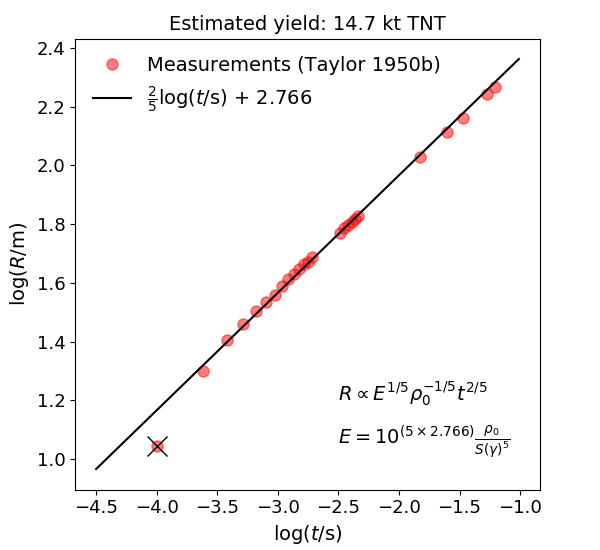

Reproduce this figure in Python.
import numpy as np
import matplotlib.pyplot as plt

# Taylor (1950) measurements (Table 1)
t = 1e-3 * np.array([0.10,0.24,0.38,0.52,0.66,0.80,0.94,1.08,1.22,1.36,1.50,\
				1.65,1.79,1.93,3.26,3.53,3.80,4.07,4.34,4.61,15,25,34,53,62]) # ms -> s

r = np.array([11.1,19.9,25.4,28.8,31.9,34.2,36.3,38.9,41.0,42.8,44.4,46.0,46.9,\
				48.7,59.0,61.1,62.9,64.3,65.6,67.3,106.5,130,145,175,185]) # m

xx = np.log10(t)
yy = np.log10(r)

# Plot the measurements
plt.figure(1, figsize=(6, 5.5))
plt.clf()
plt.plot(xx, yy, 'ro', alpha=0.5, ms=8, label='Measurements (Taylor 1950b)')

# Fix gradient at 2/5 and fit intercept
intercept = np.mean(yy[1:]) - 0.4*np.mean(xx[1:]) # ignore first point

# Plot the predicted linear relationship
xspan = np.arange(-4.5, -1, 0.01)
plt.plot(xspan, 0.4*xspan + intercept, 'k-', label=r'$\frac{2}{5}$log($t$/s) + %.3f'%intercept)

# Calculate the energy
rho0 = 1.06 # kg/m3 at 1500m altitude
S = 1.032 # Taylor used 1.032 for gamma=1.4
energy = 10**(5 * intercept) * rho0 / S**5 / 4.184e12 # kt
# NB: Taylor uses "long ton" = 1.0160 metric tons, so 1 kt = 4.25e12 J for him

# Annotate and finish plotting
plt.xlabel('log($t$/s)', fontsize=14)
plt.ylabel('log($R$/m)', fontsize=14)
plt.title('Estimated yield: %.1f kt TNT'%energy, fontsize=14)

plt.text(-2.5, 1.2, r'$R \propto E^{1/5}\rho_{0}^{-1/5}t^{2/5}$', fontsize=14)
plt.text(-2.5, 1.05, r'$E = 10^{(5\times%.3f)}\frac{\rho_{0}}{S(\gamma)^{5}}$'%intercept, fontsize=14)
plt.plot(xx[0], yy[0], 'kx', ms=15) # cross out rejected outlier

plt.legend(prop={'size': 14}, frameon=False)
plt.xticks(fontsize=13)
plt.yticks(fontsize=13)
plt.subplots_adjust(top=0.93)
plt.show()
